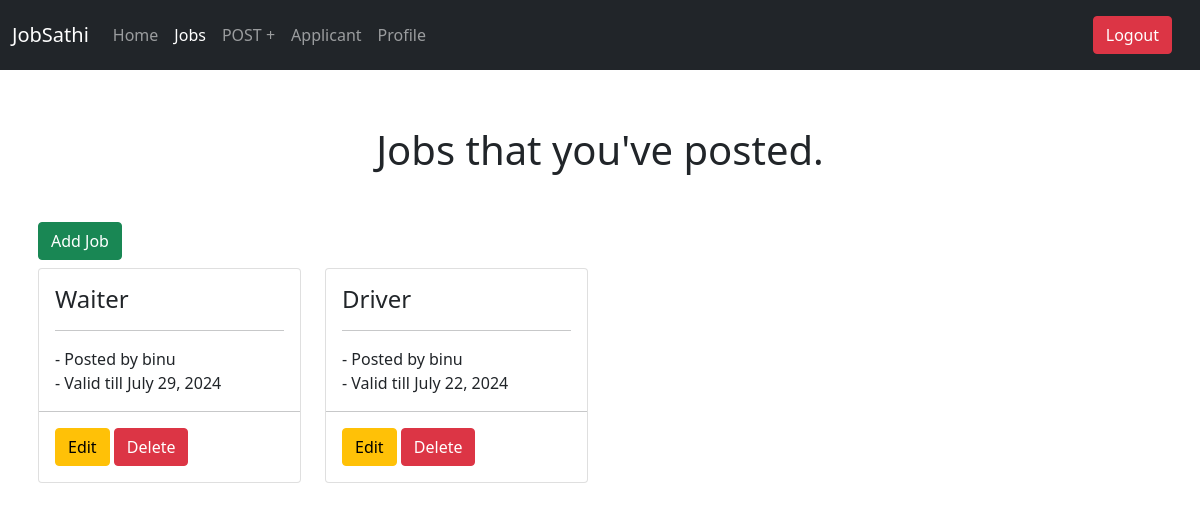
The page /job/postedjoblist/ (signed in) on the database its author committed.
### job/models.py (models this page shows, shortened)
class Job(models.Model):
    user = models.ForeignKey(User, on_delete=models.CASCADE, default="")
    job_title = models.CharField(max_length=150)
    job_description = models.TextField()
    slug = models.SlugField()
    category = models.ForeignKey(Category, on_delete=models.CASCADE)
    job_validity = models.DateField(default=datetime.now, blank=True)
    job_created_at = models.DateTimeField(auto_now_add=True)
    job_updated_at = models.DateTimeField(auto_now=True)
    class Meta:
        db_table = 'job'
        verbose_name = 'Job'
        verbose_name_plural = 'Jobs'

### account/models.py (models this page shows, shortened)
class User(AbstractUser):
    username = models.CharField(max_length=150, unique=True)
    email = models.EmailField(unique=True)
    password = models.CharField(max_length=128)
    full_name = models.CharField(max_length=50, blank=False)
    date_joined = models.DateTimeField(auto_now_add=True)    # Add any additional fields you want

### job/views.py (the view)
# urls.py: path('job/postedjoblist/', PostedListViewJob.as_view(), name='postedjoblist'),
class PostedListViewJob(ListView):
    model = Job
    template_name = 'job/postedjob_history.html'
    context_object_name = 'jobs'
    def get_queryset(self):
        return Job.objects.filter(user=self.request.user)

### job/templates/job/postedjob_history.html
{% extends 'dashboard/layout.html' %}
{% block job_active %}
    active
{% endblock %}
{% block content %}
    <div class="container p-2">
        <h1 class="text-center m-5">Jobs that you've posted.</h1>
        <a href="{% url 'job:create' %}" class="btn btn-success mb-2">Add Job</a>
        <div class="row">
            {% for job in jobs %}
                <div class="col-md-3">
                    <div class="card">
                        <div class="card-body">
                            <h4 class="card-title">{{ job.job_title }}</h4>
                            <hr>
                            - Posted by {{ job.user.username }}
                            <br>
                            - Valid till {{job.job_validity}}
                        </div>
                        <hr class="mt-0">
                        <div class="card-body pt-0">
                            <a href="{% url 'job:update' job.slug %}" class="btn btn-warning">Edit</a>
                            <a href="{% url 'job:remove' job.slug %}" class="btn btn-danger">Delete</a>
                        </div>
                    </div>
                </div>
            {% empty %}
                <div class="d-flex flex-row justify-content-center align-items-center">
                    <p>Please add a Job.</p>
                </div>
            {% endfor %}
        </div>
    </div>
{% endblock %}

### rows shown on the page
Job: job_title "Waiter", user.username "binu", job_validity "July 29, 2024"
Job: job_title "Driver", user.username "binu", job_validity "July 22, 2024"
